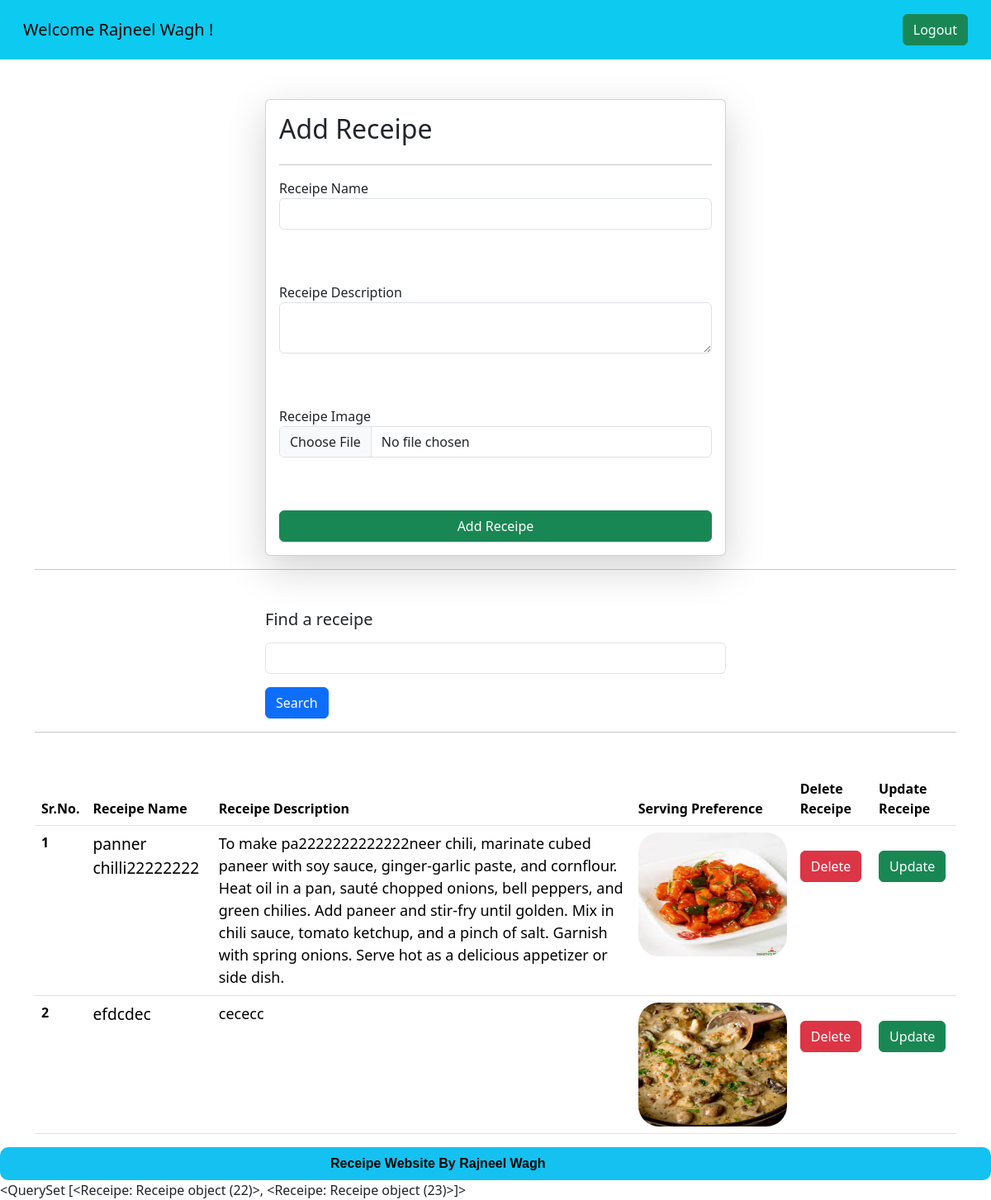
Before: /receipes/ (signed in) with the older database file.
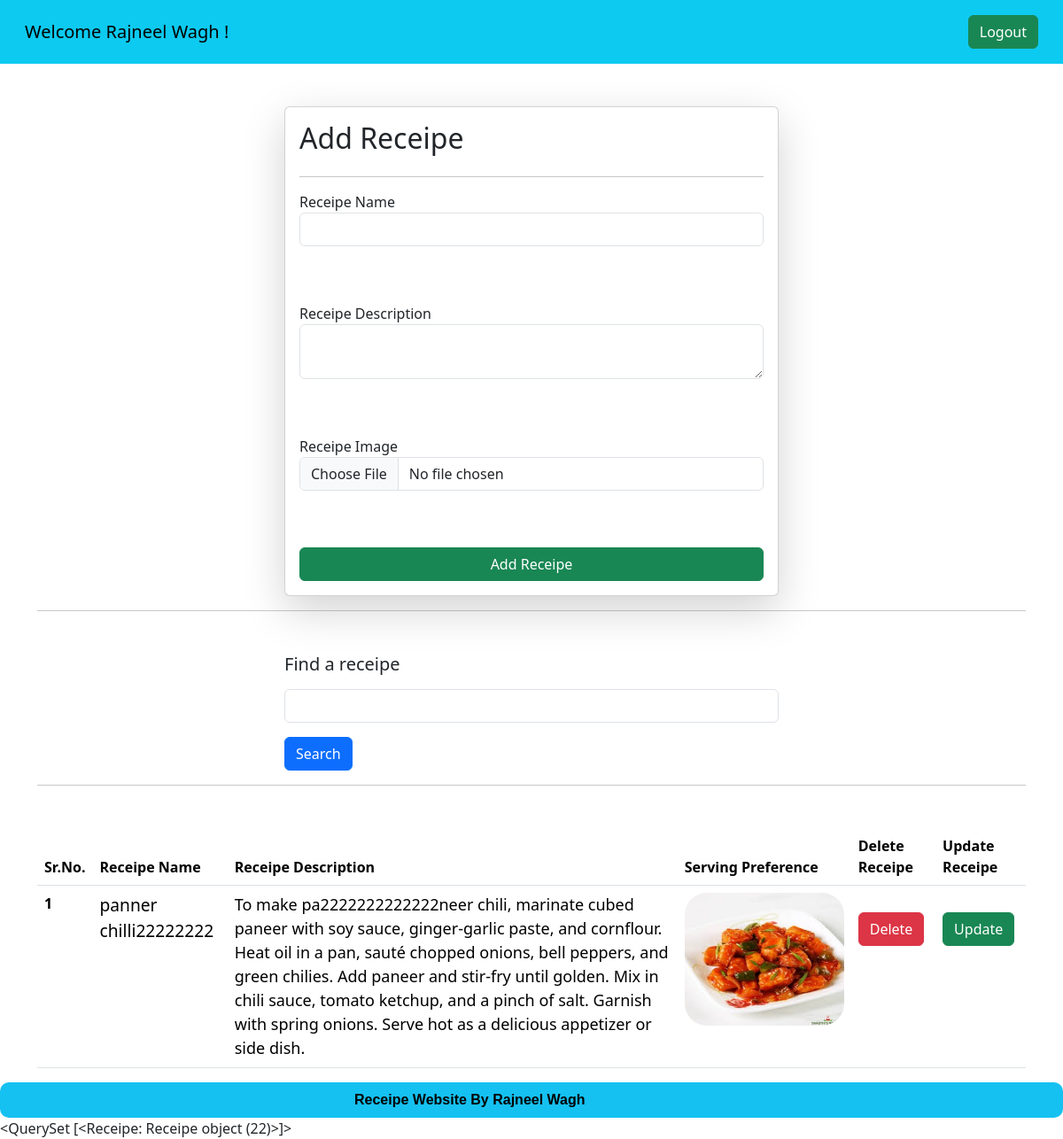
After: the same page with the newer database file.
### vege/models.py (models this page shows)
class Receipe(models.Model):
  user = models.ForeignKey(User, on_delete=models.SET_NULL, null=True, blank=True)
  receipe_name = models.CharField(max_length=100)
  receipe_description = models.TextField()
  receipe_image = models.ImageField(upload_to="receipe/")

### vege/views.py (the view, shortened to what this page needs)
# urls.py: path('receipes/',receipes,name='receipes'),
@login_required(login_url="/login")
def receipes(request):
  queryset = Receipe.objects.all()
  if request.GET.get('search'):
    queryset = queryset.filter(receipe_name__icontains = request.GET.get('search'))
  context = {'receipes':queryset}
  return render(request,'receipes.html',context)

### vege/templates/receipes.html (shortened to what this page needs)
{% extends "base.html" %}
{% block start %}
  <nav class="navbar p-3 dark bg-info ">
    <div class="container-fluid">
      {% if request.user.is_authenticated %}
      <a class="navbar-brand">Welcome {{request.user.first_name}} {{request.user.last_name}} !</a>
      {% else  %}
      <a class="navbar-brand">Please 'Login' to access the website!</a>
      {% endif %}
      <form class="d-flex" role="search">
        {% if request.user.is_authenticated %}
        <a class="btn btn-outline-success bg-success text-white" href="/logout" type="submit">Logout</a>
        {% else %}
        <a class="btn btn-outline-success bg-success text-white" href="/login" type="submit">Login</a>
        {% endif %}
      </form>
    </div>
  </nav>
  <div class="container mt-5">
    <form class="col-6 mx-auto card p-3 shadow-lg" method="post" enctype="multipart/form-data">
      <h2>Add Receipe</h2>
      <hr>
      <div class="mb-3">
        <label for="exampleInputEmail1">Receipe Name</label>
        <input required type="text" class="form-control" name="receipe_name">
      </div>
      <br><br>
      <div class="mb-3">
        <label for="exampleInputPassword1">Receipe Description</label>
        <textarea required name="receipe_description" class="form-control"></textarea>
      </div>
      <br><br>
      <div class="mb-3">
        <label for="exampleInputPassword1">Receipe Image</label>
        <input name="receipe_image" type="file" class="form-control" >
      </div>
      <br><br>
      <button type="submit" class="btn btn-success">Add Receipe</button>
    </form>
    <hr>
    <div class="mt-5">
      <div class="mx-auto col-6">
        <form action="">
        <div class="mb-3">
          <label for="exampleInputEmail1" class="form-label"><h5>Find a receipe</h5></label>
          <input type="text" class="form-control" name="search" >
        </div>
        <button type="submit" class="btn btn-primary">Search</button>
      </form>
      </div>
    </div>
    <hr>
    <table class="table mt-5">
      <thead>
        <tr>
          <th scope="col">Sr.No.</th>
          <th scope="col">Receipe Name</th>
          <th scope="col">Receipe Description</th>
          <th scope="col">Serving Preference</th>
          {% if user.is_superuser or user.is_staff %}
          <th scope="col">Delete Receipe</th>
          <th scope="col">Update Receipe</th>
          {% endif %}
        </tr>
      </thead>
      <tbody>
        {% for receipe in receipes %}
        <tr>
          <th scope="row">{{forloop.counter}}</th>
          <td style="font-size: larger;">{{receipe.receipe_name}}</td>
          <td style="font-size: large;">{{receipe.receipe_description}}</td>
          <td>
            <img src="{{ receipe.receipe_image.url}}" style="height: 150px; width: 180px; border-radius: 25px;" alt="{{receipe_name}}">
          </td>
          {% if user.is_superuser or user.is_staff %}
          <td style="padding-top: 30px;"><a href="/delete-receipe/{{receipe.id}}/" class="btn btn-danger">Delete</a></td>
          <td style="padding-top: 30px;"><a href="/update-receipe/{{receipe.id}}/" class="btn btn-success">Update</a></td>
          {% endif %}
        </tr>
        {% endfor %}
      </tbody>
    </table>
  </div>
  <div style="border-radius: 10px;background-color: rgb(21, 193, 241);color: black;height: 40px; font-family:Arial, Helvetica, sans-serif;display: flex;text-align: center;align-items: center;align-content: center;padding-left: 400px;padding-right: 400px;font-weight: 600;">Receipe Website By Rajneel Wagh</div>
{% endblock %}

### vege/templates/base.html (shortened to what this page needs)
<!DOCTYPE html>
<html lang="en">
<head>
    <link href="https://cdn.jsdelivr.net/npm/bootstrap@5.3.2/dist/css/bootstrap.min.css" rel="stylesheet">
</head>
<body>
  {% block start %}
  {% endblock %}
  {{receipes}}
</body>
</html>

Changed rows visible on the page:
removed Receipe: receipe_name "efdcdec", receipe_description "cececc", receipe_image (picture)
computed for Receipe "panner chilli22222222": id "<QuerySet [<Receipe: Receipe object (22)>, <Receipe: Receipe object (23)>]>" → "<QuerySet [<Receipe: Receipe object (22)>]>"
